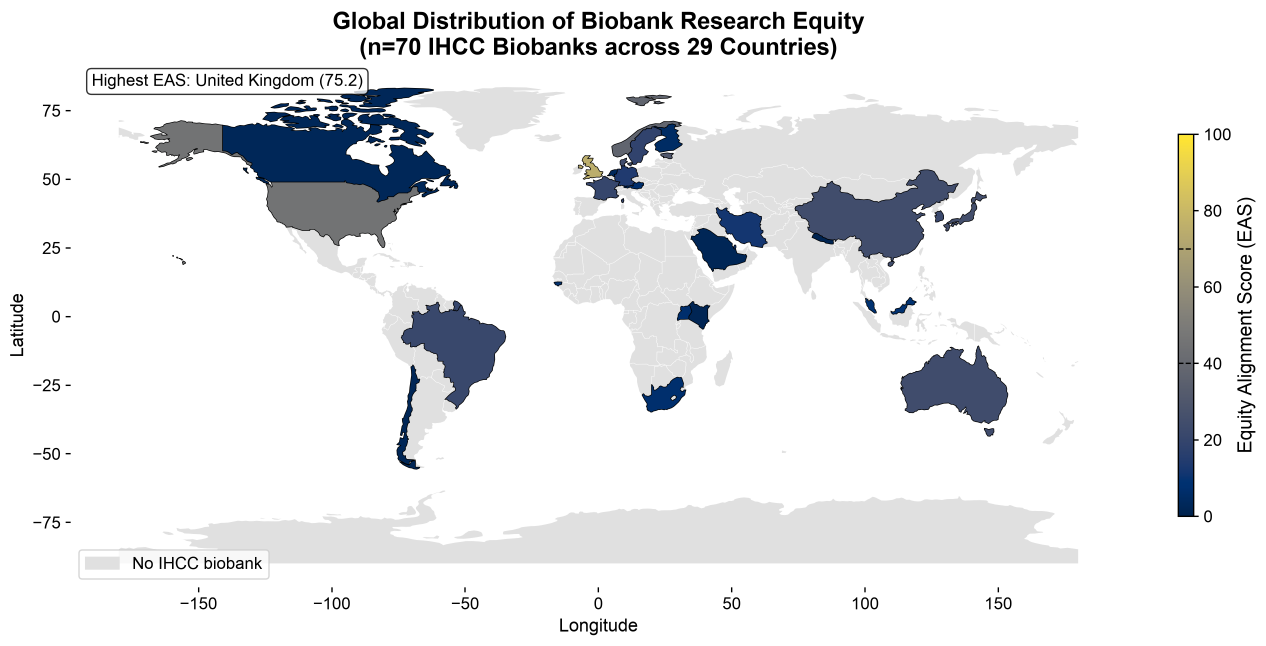
#> input picture ANALYSIS/08-NATCOMMS-R2-FIGURES/fig2a_world_biobank_equity.png, 3796 x 1936 px, found by its file name (shown at 1/3 size)
$ python compose.py
#> lines starting #> are read from the running program, lines starting #| are printed output that depends on the picture
"""Assemble Figure 2 (a over b|c) and Figure 4 (UMAP a over b-e) from regenerated panels, with panel letters."""
from pathlib import Path
from PIL import Image, ImageDraw, ImageFont

S = Path(__file__).parent
F = Path.home() / "Library/Mobile Documents/com~apple~CloudDocs/PUBLICATIONS/07-EHR-LINKED-BIOBANKS/ANALYSIS/08-NATCOMMS-R2-FIGURES"
OUT = S / "final"; OUT.mkdir(exist_ok=True)
FONT = ImageFont.truetype("/System/Library/Fonts/Supplemental/Arial Bold.ttf", 120)


def scale_w(im, w):
    return im.resize((w, round(im.height * w / im.width)), Image.LANCZOS)


def letter(canvas, xy, s):
    ImageDraw.Draw(canvas).text(xy, s, fill="black", font=FONT)


def stack(rows, gap=80):
    W = max(sum(i.width for i in r) for r in rows)
    H = sum(max(i.height for i in r) for r in rows) + gap * (len(rows) - 1)
    c = Image.new("RGB", (W, H), "white"); y = 0; pos = []
    for r in rows:
        x = (W - sum(i.width for i in r)) // 2
        for i in r:
            c.paste(i, (x, y)); pos.append((x, y)); x += i.width
        y += max(i.height for i in r) + gap
    return c, pos


# Figure 2: map on top, distribution and pie below at a common height
a = Image.open(F / "fig2a_world_biobank_equity.png").convert("RGB")
b = Image.open(F / "fig2b_biobank_eas_distribution.png").convert("RGB")
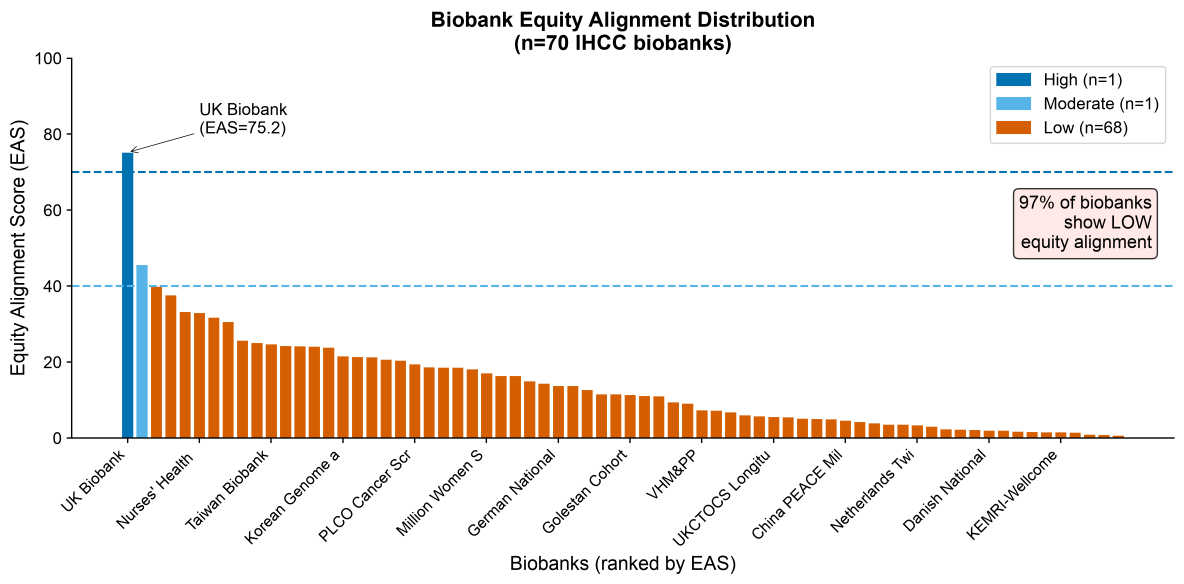
#> input picture ANALYSIS/08-NATCOMMS-R2-FIGURES/fig2b_biobank_eas_distribution.png, 3552 x 1752 px, found by its file name (shown at 1/3 size)
c = Image.open(F / "fig2c_publication_share.png").convert("RGB")
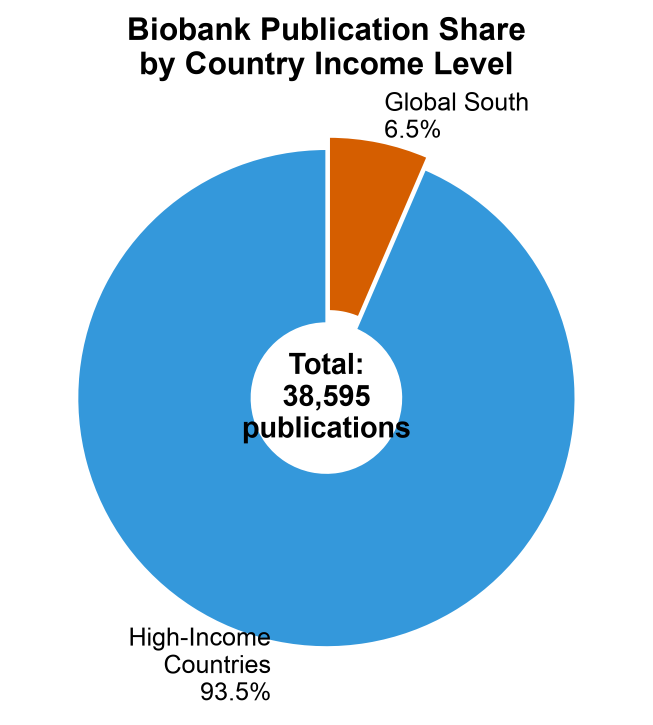
#> input picture ANALYSIS/08-NATCOMMS-R2-FIGURES/fig2c_publication_share.png, 1305 x 1449 px, found by its file name (shown at 1/2 size)
W = 6000
a = scale_w(a, W)
h = 2400
b = b.resize((round(b.width * h / b.height), h), Image.LANCZOS)
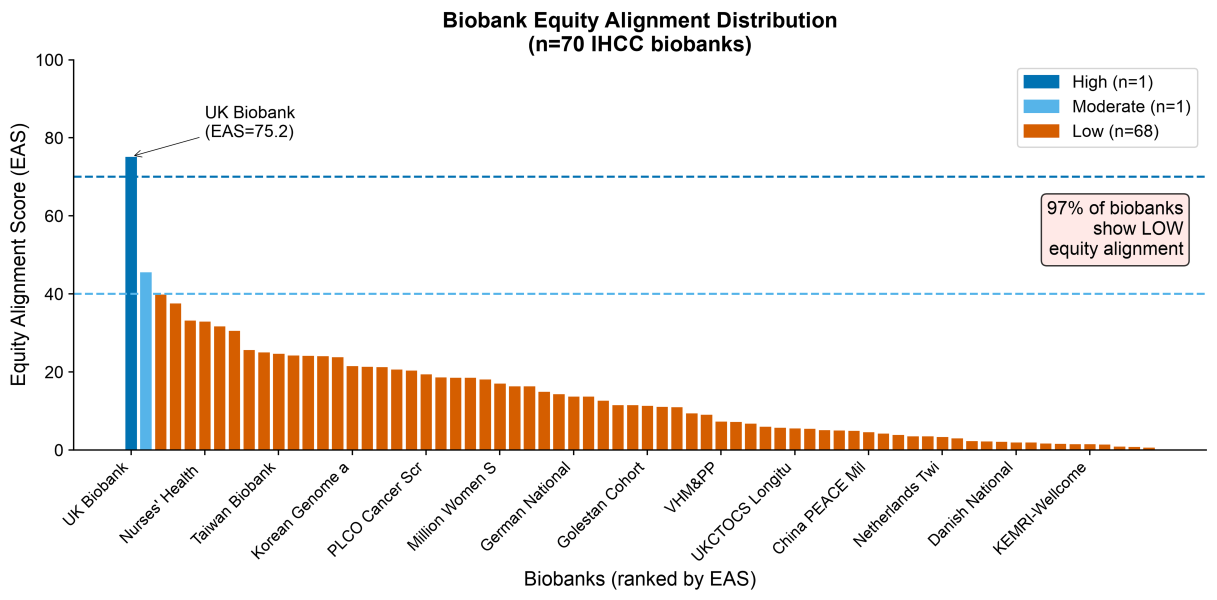
#> b: PIL image 4866x2400 RGB (shown at 1/4 size); mean R, G, B 243.4, 238.2, 234
c = c.resize((round(c.width * h / c.height), h), Image.LANCZOS)
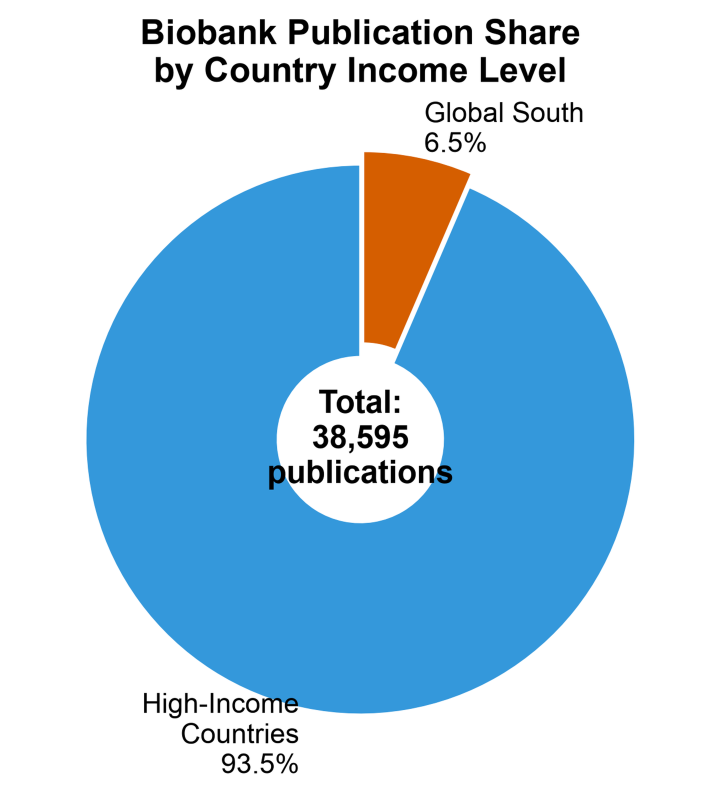
#> c: PIL image 2161x2400 RGB (shown at 1/3 size); mean R, G, B 177, 208.8, 229.7
k = W / (b.width + c.width)
#> k = 0.854
b, c = scale_w(b, round(b.width * k)), scale_w(c, round(c.width * k))
#> call 2 of scale_w, with w = 4155
#> in scale_w (call 2), `return im.resize((w, round(im.height * w / im.width)), Image.LANCZOS)`:
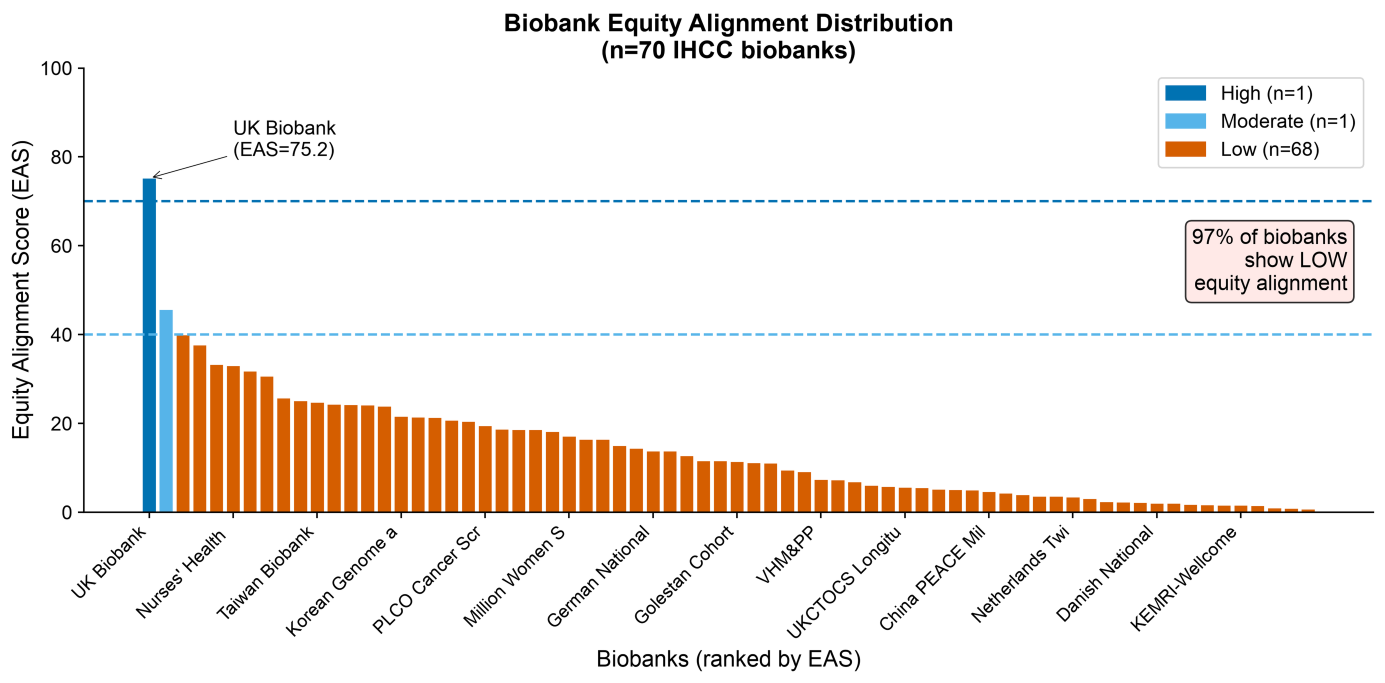
#> returned value: PIL image 4155x2049 RGB (shown at 1/3 size); mean R, G, B 243.4, 238.2, 234
fig2, pos = stack([[a], [b, c]])
#> in stack, `c = Image.new('RGB', (W, H), 'white')`: c: PIL image 6000x5189 RGB; every value is 255
#> after the loop in stack, `for r in rows:`:
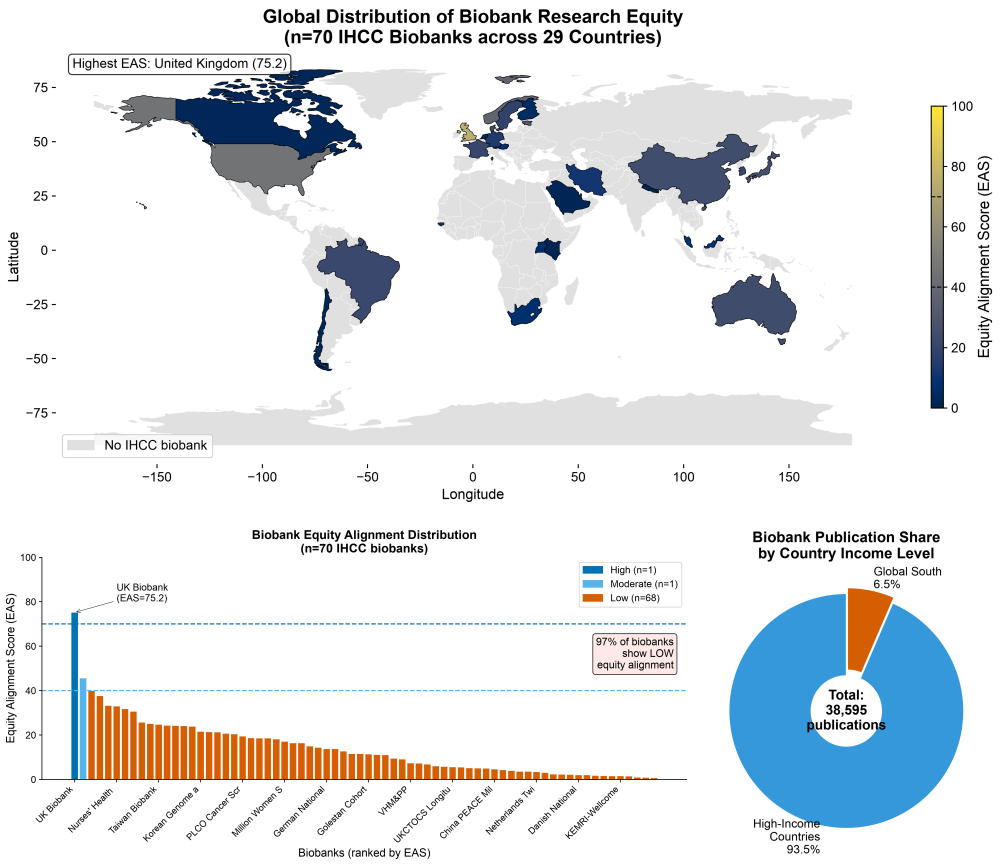
#> c: PIL image 6000x5189 RGB (shown at 1/6 size); mean R, G, B 229.6, 232.7, 235.1
#> after the loop in stack, `for r in rows:`: pos = [(0, 0), (0, 3140), (4155, 3140)]; y = 5269
#> pos = [(0, 0), (0, 3140), (4155, 3140)]
for (x, y), s in zip(pos, "abc"): letter(fig2, (x + 10, y), s)
#> this loop made 3 passes
fig2.save(OUT / "Fig2.png", dpi=(300, 300))

# Figure 4: UMAP on top (letter a added), b-e panels below at the same width
#> (the run stopped early here; a loop or call above may not have finished)
